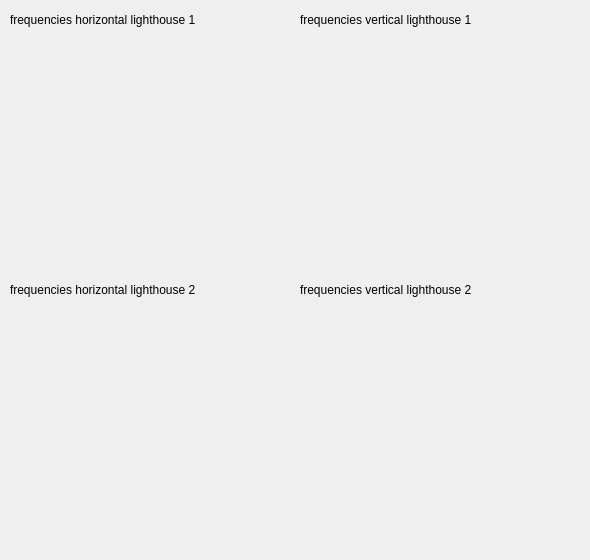
   <widget class="QWidget" name="tab_3">
    <attribute name="title">
     <string>statistics</string>
    </attribute>
    <widget class="QCustomPlot" name="update_frequencies_horizontal_lighthouse_1" native="true">
     <property name="geometry">
      <rect>
       <x>0</x>
       <y>10</y>
       <width>291</width>
       <height>271</height>
      </rect>
     </property>
     <widget class="QLabel" name="label_5">
      <property name="geometry">
       <rect>
        <x>10</x>
        <y>0</y>
        <width>241</width>
        <height>20</height>
       </rect>
      </property>
      <property name="text">
       <string>frequencies horizontal lighthouse 1</string>
      </property>
     </widget>
    </widget>
    <widget class="QCustomPlot" name="update_frequencies_vertical_lighthouse_1" native="true">
     <property name="geometry">
      <rect>
       <x>290</x>
       <y>10</y>
       <width>291</width>
       <height>271</height>
      </rect>
     </property>
     <widget class="QLabel" name="label_7">
      <property name="geometry">
       <rect>
        <x>10</x>
        <y>0</y>
        <width>241</width>
        <height>20</height>
       </rect>
      </property>
      <property name="text">
       <string>frequencies vertical lighthouse 1</string>
      </property>
     </widget>
    </widget>
    <widget class="QCustomPlot" name="update_frequencies_horizontal_lighthouse_2" native="true">
     <property name="geometry">
      <rect>
       <x>0</x>
       <y>280</y>
       <width>291</width>
       <height>271</height>
      </rect>
     </property>
     <widget class="QLabel" name="label_6">
      <property name="geometry">
       <rect>
        <x>10</x>
        <y>0</y>
        <width>241</width>
        <height>20</height>
       </rect>
      </property>
      <property name="text">
       <string>frequencies horizontal lighthouse 2</string>
      </property>
     </widget>
    </widget>
    <widget class="QCustomPlot" name="update_frequencies_vertical_lighthouse_2" native="true">
     <property name="geometry">
      <rect>
       <x>290</x>
       <y>280</y>
       <width>291</width>
       <height>271</height>
      </rect>
     </property>
     <widget class="QLabel" name="label_8">
      <property name="geometry">
       <rect>
        <x>10</x>
        <y>0</y>
        <width>241</width>
        <height>20</height>
       </rect>
      </property>
      <property name="text">
       <string>frequencies vertical lighthouse 2</string>
      </property>
     </widget>
    </widget>
   </widget>
